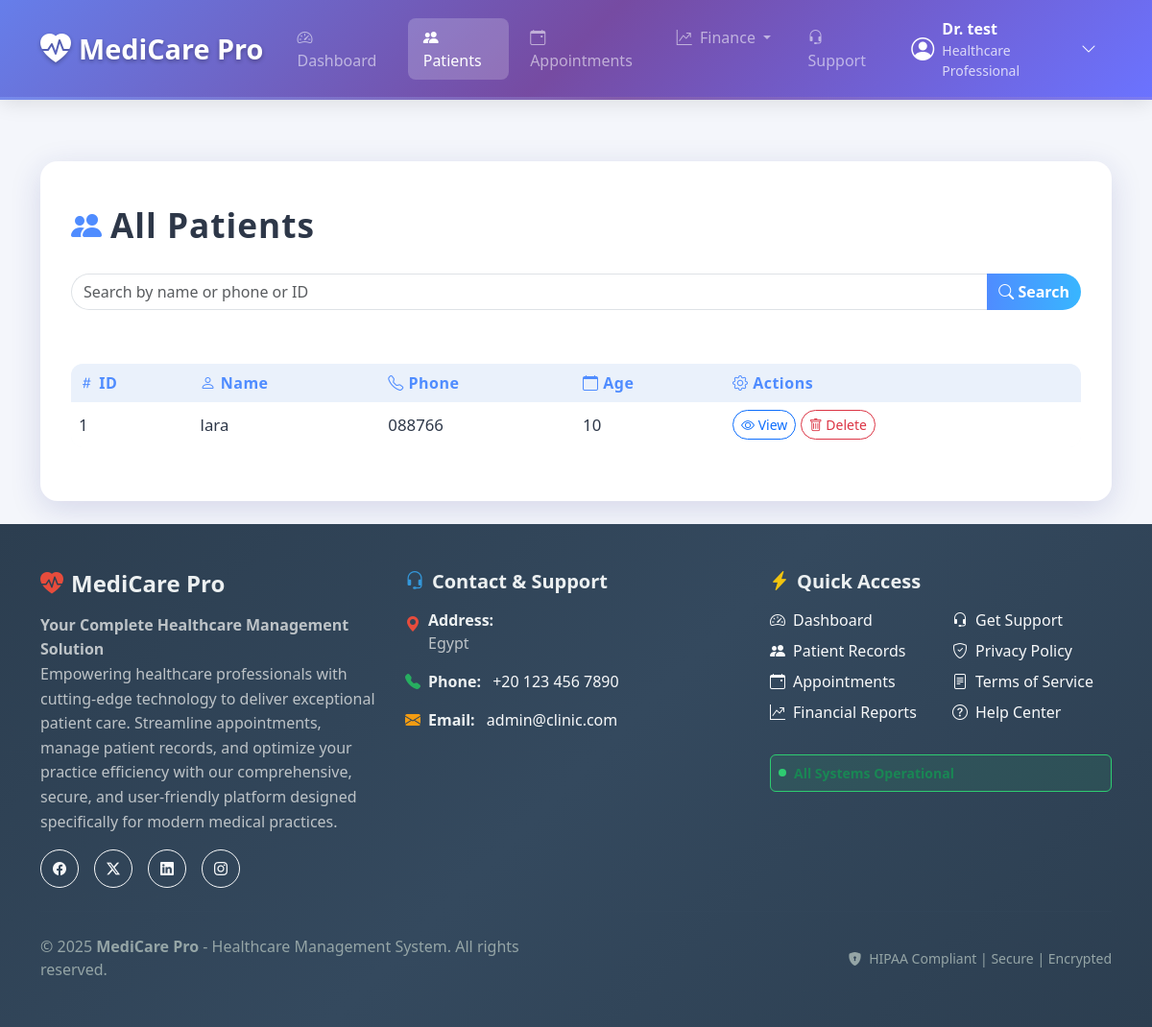
The app's page /patients (signed in), older data.
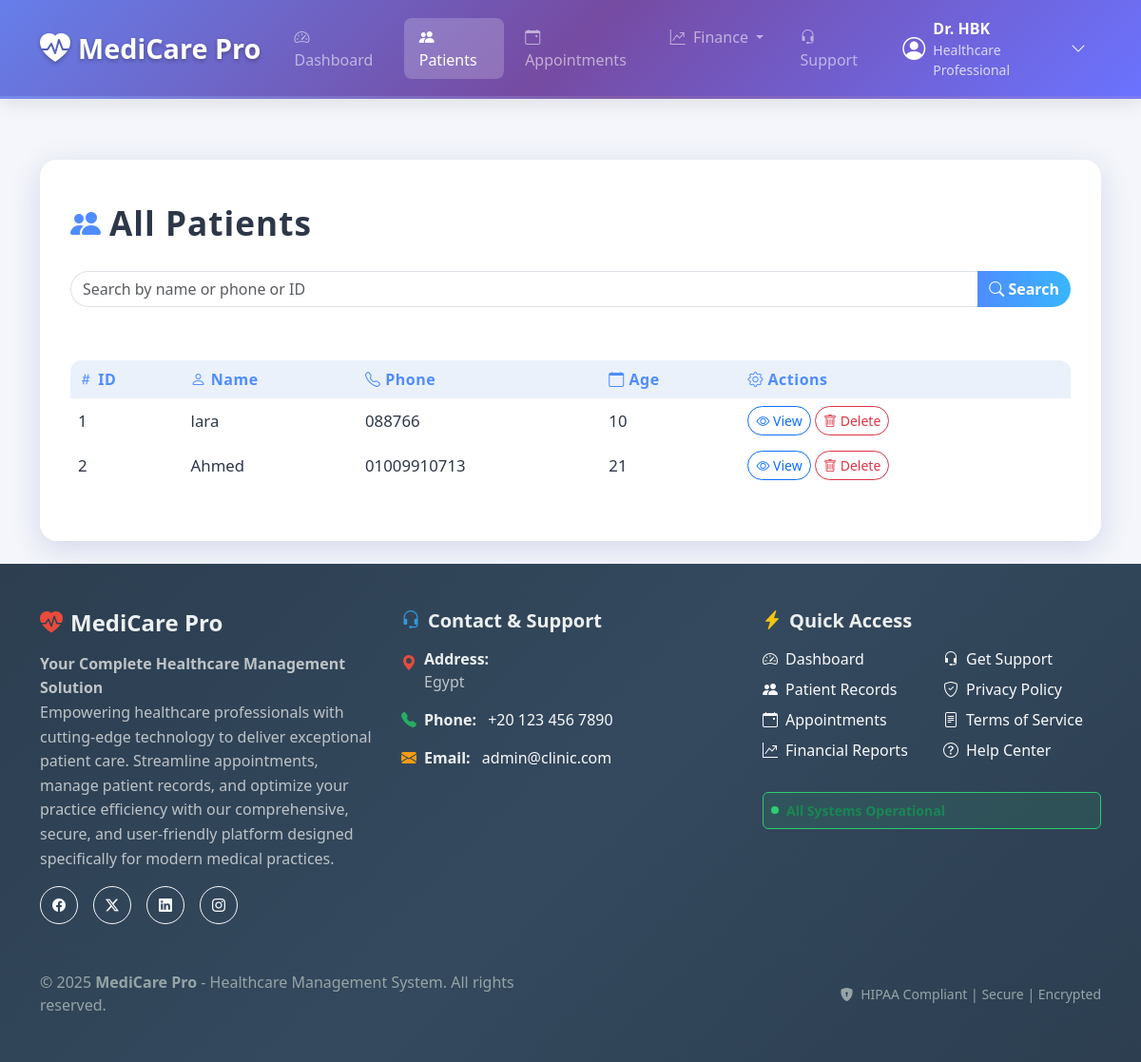
The same page, newer data.
### models.py (models this page shows, shortened)
class Doctor(UserMixin, db.Model):
    __tablename__ = 'doctor'
    id = db.Column(db.Integer, primary_key=True)
    clinic_id = db.Column(db.Integer, db.ForeignKey('clinic.id'), nullable=True)
    first_name = db.Column(db.String(100), nullable=False)
    last_name = db.Column(db.String(100), nullable=False)
    email = db.Column(db.String(120), unique=True, nullable=False)
    phone = db.Column(db.String(20), unique=True, nullable=False)
    password = db.Column(db.String(200), nullable=False)
    verified = db.Column(db.Boolean, default=False)
    is_active = db.Column(db.Boolean, default=True)
    role = db.Column(db.String(50), default='doctor')  # doctor, admin
    created_at = db.Column(db.DateTime, default=datetime.utcnow)
    last_login = db.Column(db.DateTime)
    patients = db.relationship('Patient', backref='doctor', lazy=True)

class Patient(db.Model):
    __tablename__ = 'patient'
    id = db.Column(db.Integer, primary_key=True)
    doctor_id = db.Column(db.Integer, db.ForeignKey('doctor.id'), nullable=False)
    doctor_patient_id = db.Column(db.Integer, nullable=False)  # Doctor-specific patient ID
    name = db.Column(db.String(100), nullable=False)
    phone = db.Column(db.String(20))
    age = db.Column(db.Integer)
    diagnosis = db.Column(db.String(200))
    medicines = db.Column(db.String(255))
    first_visit = db.Column(db.DateTime)
    next_visit = db.Column(db.DateTime)
    completed = db.Column(db.Boolean, default=False)
    amount_due = db.Column(db.Float, nullable=False, default=0.0)
    amount_paid = db.Column(db.Float, nullable=False, default=0.0)
    xray_filename = db.Column(db.String(255), nullable=True)
    visits = db.relationship('Visit', backref='patient', lazy=True, cascade='all, delete-orphan')
    __table_args__ = (db.UniqueConstraint('doctor_id', 'doctor_patient_id', name='_doctor_patient_id_uc'),)

class AdminContactInfo(db.Model):
    __tablename__ = 'admin_contact_info'
    id = db.Column(db.Integer, primary_key=True)
    phone = db.Column(db.String(20))
    whatsapp = db.Column(db.String(20))
    email = db.Column(db.String(120))
    address = db.Column(db.Text)
    working_hours = db.Column(db.String(100))
    updated_at = db.Column(db.DateTime, default=datetime.utcnow)
    updated_by = db.Column(db.Integer, db.ForeignKey('super_admin.id'))
    @classmethod
    def get_contact_info(cls):
        info = cls.query.first()
        return info

### app.py (the view)
@app.route('/patients')
@login_required
def patients():
    query = request.args.get('q')
    if query:
        base_conditions = [Patient.name.ilike(f'%{query}%'), Patient.phone.ilike(f'%{query}%')]
        if query.isdigit():
            base_conditions.append(Patient.id == int(query))
        results = Patient.query.filter(
            Patient.doctor_id == current_user.id,
            or_(*base_conditions)
        ).order_by(Patient.id).all()
    else:
        results = Patient.query.filter_by(doctor_id=current_user.id).order_by(Patient.id).all()
    return render_template('patients.html', patients=results)

### templates/patients.html (shortened to what this page needs)
{% extends "base.html" %}
{% block content %}
<div class="container dashboard-container">
  <div class="dashboard-title">
    <i class="bi bi-people-fill"></i> All Patients
  </div>
  <form method="GET" action="{{ url_for('patients') }}" class="mb-4 search-bar">
    <div class="input-group">
      <input type="text" name="q" class="form-control" placeholder="Search by name or phone or ID" value="{{ request.args.get('q', '') }}">
      <button class="btn" type="submit"><i class="bi bi-search"></i> Search</button>
    </div>
  </form>
  {% if patients %}
    <div class="table-responsive">
      <table class="table table-dashboard align-middle">
        <thead>
          <tr>
            <th><i class="bi bi-hash"></i> ID</th>
            <th><i class="bi bi-person"></i> Name</th>
            <th><i class="bi bi-telephone"></i> Phone</th>
            <th><i class="bi bi-calendar"></i> Age</th>
            <th><i class="bi bi-gear"></i> Actions</th>
          </tr>
        </thead>
        <tbody>
          {% for patient in patients %}
          <tr>
            <td>{{ patient.doctor_patient_id or patient.id }}</td>
            <td>{{ patient.name }}</td>
            <td>{{ patient.phone }}</td>
            <td>{{ patient.age }}</td>
            <td>
              <a href="{{ url_for('patient_detail', patient_id=patient.id) }}" class="btn btn-sm btn-outline-primary">
                <i class="bi bi-eye"></i> View
              </a>
              <form method="POST" action="{{ url_for('delete_patient', patient_id=patient.id) }}" style="display:inline;">
                <button type="submit" class="btn btn-sm btn-outline-danger" onclick="return confirm('Are you sure you want to delete this patient?');">
                  <i class="bi bi-trash"></i> Delete
                </button>
              </form>
            </td>
          </tr>
          {% endfor %}
        </tbody>
      </table>
    </div>
  {% else %}
    <div class="no-patients">
      <i class="bi bi-emoji-frown"></i> No patients found.
    </div>
  {% endif %}
</div>
<link rel="stylesheet" href="https://cdn.jsdelivr.net/npm/bootstrap-icons@1.11.1/font/bootstrap-icons.css">
{% endblock %}

### templates/base.html (shortened to what this page needs)
<!DOCTYPE html>
<html lang="en">
<head>
    <link rel="stylesheet" href="https://cdn.jsdelivr.net/npm/bootstrap@5.3.2/dist/css/bootstrap.min.css">
    <link rel="stylesheet" href="https://cdn.jsdelivr.net/npm/bootstrap-icons@1.11.3/font/bootstrap-icons.css">
</head>
<body class="d-flex flex-column min-vh-100">
    <nav class="navbar navbar-expand-lg navbar-dark navbar-custom sticky-top">
      <div class="container">
        <a class="navbar-brand d-flex align-items-center" href="{{ url_for('dashboard') }}">
          <i class="bi bi-heart-pulse-fill fs-2 me-2"></i>
          <span>MediCare Pro</span>
        </a>
        <div class="collapse navbar-collapse" id="navbarMain">
          <ul class="navbar-nav me-auto mb-2 mb-lg-0">
            <li class="nav-item">
              <a class="nav-link" href="{{ url_for('dashboard') }}">
                <i class="bi bi-speedometer2 me-1"></i> Dashboard
              </a>
            </li>
            <li class="nav-item">
              <a class="nav-link" href="{{ url_for('patients') }}">
                <i class="bi bi-people-fill me-1"></i> Patients
              </a>
            </li>
            <li class="nav-item">
              <a class="nav-link" href="{{ url_for('calendar') }}">
                <i class="bi bi-calendar-event me-1"></i> Appointments
              </a>
            </li>
            <li class="nav-item dropdown">
              <a class="nav-link dropdown-toggle" href="#" id="financesDropdown" role="button" data-bs-toggle="dropdown" aria-expanded="false">
                <i class="bi bi-graph-up-arrow me-1"></i> Finance
              </a>
            </li>
            <li class="nav-item">
              <a class="nav-link" href="{{ url_for('contact') }}">
                <i class="bi bi-headset me-1"></i> Support
              </a>
            </li>
          </ul>
          <div class="d-flex align-items-center gap-3">
            {% if current_user.is_authenticated %}
              <div class="dropdown">
                <button class="user-profile d-flex align-items-center border-0 bg-transparent" data-bs-toggle="dropdown" aria-expanded="false" style="color: white;">
                  <i class="bi bi-person-circle fs-4 me-2"></i>
                  <div class="d-flex flex-column text-start">
                    <span class="fw-semibold">Dr. {{ current_user.first_name }}</span>
                    {% if current_user.clinic %}
                      <small class="opacity-75">{{ current_user.clinic.name }}</small>
                    {% else %}
                      <small class="opacity-75">Healthcare Professional</small>
                    {% endif %}
                  </div>
                  <i class="bi bi-chevron-down ms-2"></i>
                </button>
              </div>
            {% endif %}
          </div>
        </div>
      </div>
    </nav>
    <main class="flex-grow-1">
        <div class="container py-4">
            {% block content %}{% endblock %}
        </div>
    </main>
    <footer class="mt-auto" style="background: linear-gradient(135deg, #2c3e50 0%, #34495e 50%, #2c3e50 100%); color: #ecf0f1;">
      <div class="container py-5">
        <div class="row g-4">
          <div class="col-lg-4 col-md-6">
            <div class="footer-section">
              <h4 class="fw-bold mb-3 d-flex align-items-center">
                <i class="bi bi-heart-pulse-fill me-2" style="color: #e74c3c;"></i>
                MediCare Pro
              </h4>
              <p class="mb-3" style="line-height: 1.6; color: #bdc3c7;">
                <strong>Your Complete Healthcare Management Solution</strong><br>
                Empowering healthcare professionals with cutting-edge technology to deliver exceptional patient care.
                Streamline appointments, manage patient records, and optimize your practice efficiency with our
                comprehensive, secure, and user-friendly platform designed specifically for modern medical practices.
              </p>
              <div class="d-flex gap-3 mt-3">
                <a href="#" class="btn btn-outline-light btn-sm rounded-circle" style="width: 40px; height: 40px; display: flex; align-items: center; justify-content: center;">
                  <i class="bi bi-facebook"></i>
                </a>
                <a href="#" class="btn btn-outline-light btn-sm rounded-circle" style="width: 40px; height: 40px; display: flex; align-items: center; justify-content: center;">
                  <i class="bi bi-twitter-x"></i>
                </a>
                <a href="#" class="btn btn-outline-light btn-sm rounded-circle" style="width: 40px; height: 40px; display: flex; align-items: center; justify-content: center;">
                  <i class="bi bi-linkedin"></i>
                </a>
                <a href="#" class="btn btn-outline-light btn-sm rounded-circle" style="width: 40px; height: 40px; display: flex; align-items: center; justify-content: center;">
                  <i class="bi bi-instagram"></i>
                </a>
              </div>
            </div>
          </div>
          <div class="col-lg-4 col-md-6">
            <div class="footer-section">
              <h5 class="fw-bold mb-3 d-flex align-items-center">
                <i class="bi bi-headset me-2" style="color: #3498db;"></i>
                Contact & Support
              </h5>
              {% if contact_info %}
                <div class="contact-info">
                  {% if contact_info.address %}
                    <div class="mb-3 d-flex align-items-start">
                      <i class="bi bi-geo-alt-fill me-2 mt-1" style="color: #e74c3c;"></i>
                      <div>
                        <strong>Address:</strong><br>
                        <span style="color: #bdc3c7;">{{ contact_info.address }}</span>
                      </div>
                    </div>
                  {% endif %}
                  {% if contact_info.phone %}
                    <div class="mb-3 d-flex align-items-center">
                      <i class="bi bi-telephone-fill me-2" style="color: #27ae60;"></i>
                      <div>
                        <strong>Phone:</strong>
                        <a href="tel:{{ contact_info.phone }}" class="text-light text-decoration-none ms-2">
                          {{ contact_info.phone }}
                        </a>
                      </div>
                    </div>
                  {% endif %}
                  {% if contact_info.email %}
                    <div class="mb-3 d-flex align-items-center">
                      <i class="bi bi-envelope-fill me-2" style="color: #f39c12;"></i>
                      <div>
                        <strong>Email:</strong>
                        <a href="mailto:{{ contact_info.email }}" class="text-light text-decoration-none ms-2">
                          {{ contact_info.email }}
                        </a>
                      </div>
                    </div>
                  {% endif %}
                </div>
              {% endif %}
            </div>
          </div>
          <div class="col-lg-4 col-md-12">
            <div class="footer-section">
              <h5 class="fw-bold mb-3 d-flex align-items-center">
                <i class="bi bi-lightning-charge-fill me-2" style="color: #f1c40f;"></i>
                Quick Access
              </h5>
              <div class="row">
                <div class="col-6">
                  <ul class="list-unstyled">
                    <li class="mb-2">
                      <a href="{{ url_for('dashboard') }}" class="text-light text-decoration-none d-flex align-items-center">
                        <i class="bi bi-speedometer2 me-2"></i> Dashboard
                      </a>
                    </li>
                    <li class="mb-2">
                      <a href="{{ url_for('patients') }}" class="text-light text-decoration-none d-flex align-items-center">
                        <i class="bi bi-people-fill me-2"></i> Patient Records
                      </a>
                    </li>
                    <li class="mb-2">
                      <a href="{{ url_for('calendar') }}" class="text-light text-decoration-none d-flex align-items-center">
                        <i class="bi bi-calendar-event me-2"></i> Appointments
                      </a>
                    </li>
                    <li class="mb-2">
                      <a href="{{ url_for('finances') }}" class="text-light text-decoration-none d-flex align-items-center">
                        <i class="bi bi-graph-up-arrow me-2"></i> Financial Reports
                      </a>
                    </li>
                  </ul>
                </div>
                <div class="col-6">
                  <ul class="list-unstyled">
                    <li class="mb-2">
                      <a href="{{ url_for('contact') }}" class="text-light text-decoration-none d-flex align-items-center">
                        <i class="bi bi-headset me-2"></i> Get Support
                      </a>
                    </li>
                    <li class="mb-2">
                      <a href="#" class="text-light text-decoration-none d-flex align-items-center">
                        <i class="bi bi-shield-check me-2"></i> Privacy Policy
                      </a>
                    </li>
                    <li class="mb-2">
                      <a href="#" class="text-light text-decoration-none d-flex align-items-center">
                        <i class="bi bi-file-text me-2"></i> Terms of Service
                      </a>
                    </li>
                    <li class="mb-2">
                      <a href="#" class="text-light text-decoration-none d-flex align-items-center">
                        <i class="bi bi-question-circle me-2"></i> Help Center
                      </a>
                    </li>
                  </ul>
                </div>
              </div>
              <div class="mt-3 p-2 rounded" style="background: rgba(46, 204, 113, 0.1); border: 1px solid #2ecc71;">
                <div class="d-flex align-items-center">
                  <div class="me-2" style="width: 8px; height: 8px; background: #2ecc71; border-radius: 50%; animation: pulse 2s infinite;"></div>
                  <small class="text-success fw-semibold">All Systems Operational</small>
                </div>
              </div>
            </div>
          </div>
        </div>
        <hr class="my-4" style="border-color: #34495e;">
        <div class="row align-items-center">
          <div class="col-md-6">
            <p class="mb-0" style="color: #95a5a6;">
              &copy; {{ current_year or 2025 }} <strong>MediCare Pro</strong> - Healthcare Management System. All rights reserved.
            </p>
          </div>
          <div class="col-md-6 text-md-end">
            <small style="color: #95a5a6;">
              <i class="bi bi-shield-lock-fill me-1"></i>
              HIPAA Compliant | Secure | Encrypted
            </small>
          </div>
        </div>
      </div>
    </footer>
</body>
</html>

Row changes from the older to the newer data that the page shows:
changed Doctor: first_name "test" → "HBK"
added Patient: doctor_patient "2", name "Ahmed", phone "01009910713", age "21"
